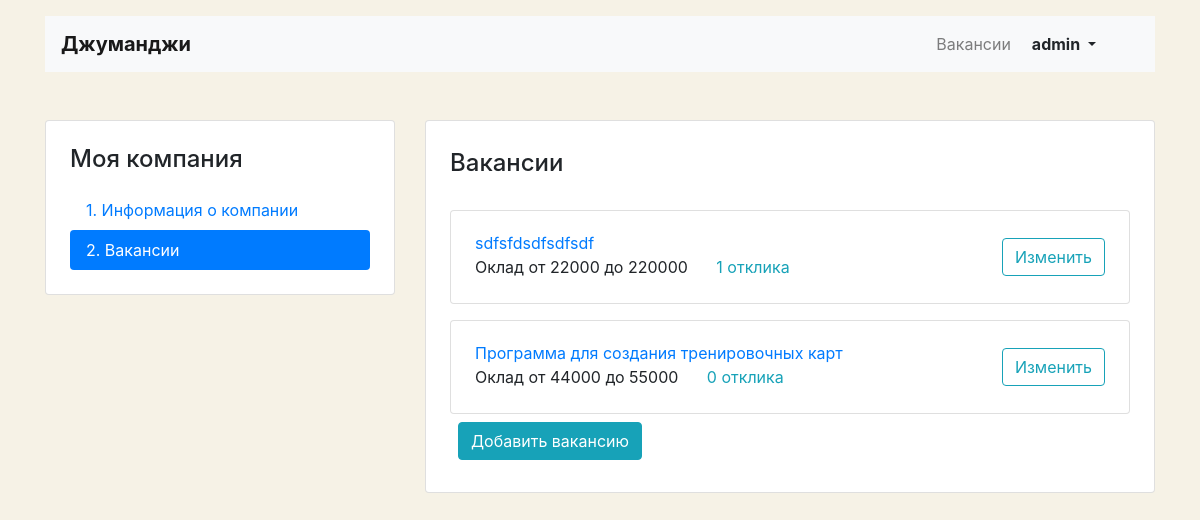
/mycompany/vacancies/ (signed in), run on an earlier commit of the app's database.
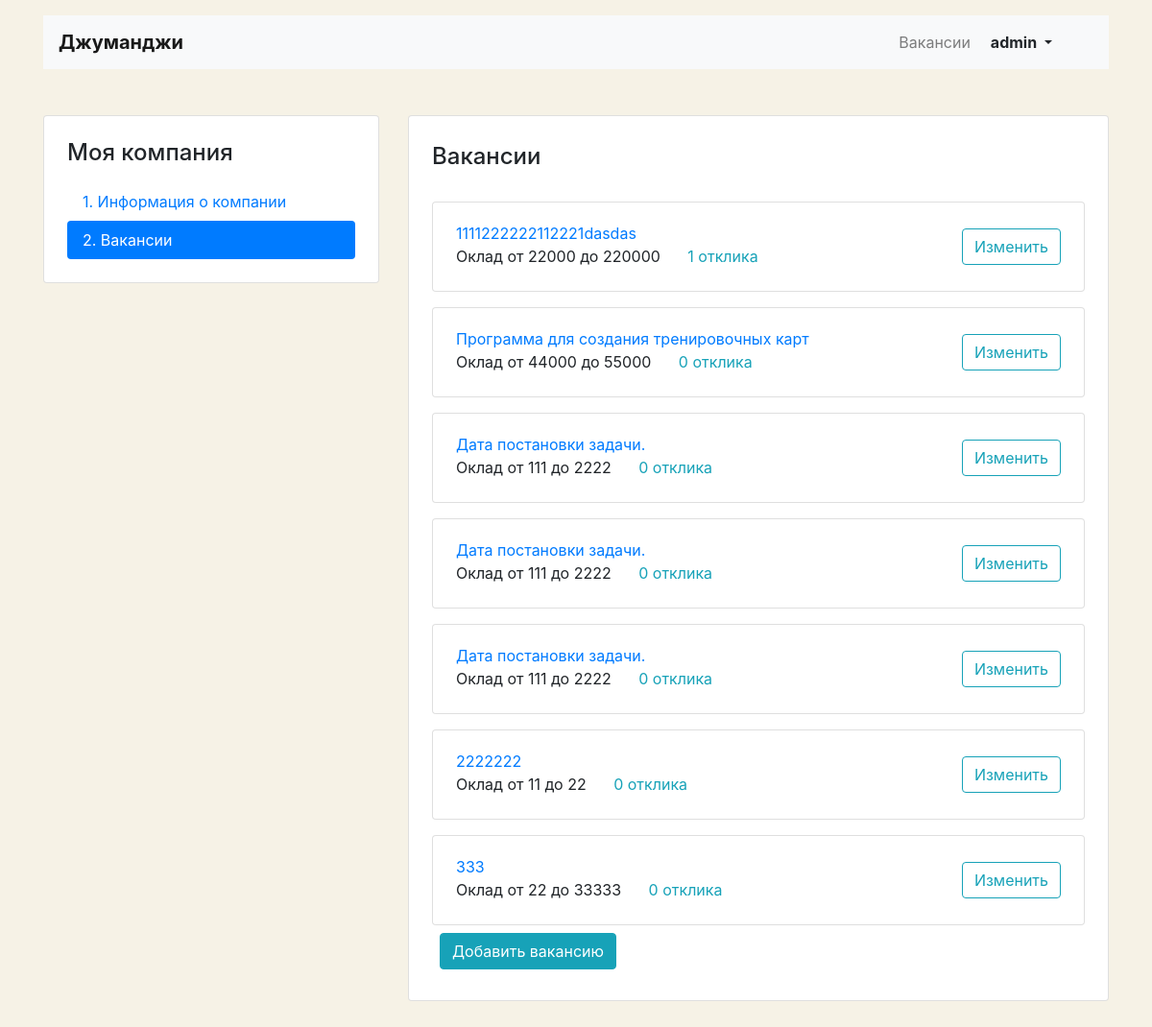
And on a later commit of the database.
### step_job/models.py (models this page shows, shortened)
class Vacancy(models.Model):
    title = models.CharField(max_length=64)
    specialty = models.ForeignKey(Specialty, on_delete=models.CASCADE, related_name="vacancies")
    company = models.ForeignKey(Company, on_delete=models.CASCADE, related_name="vacancies")
    skills = models.CharField(max_length=64)
    description = models.TextField(max_length=2056)
    salary_min = models.PositiveIntegerField()
    salary_max = models.PositiveIntegerField()
    published_at = models.DateTimeField(auto_now_add=True, blank=True)
    class Meta:
        verbose_name = "Вакансия"
        verbose_name_plural = "Вакансии"

### step_job/views/views.py (the view)
# urls.py: path('mycompany/vacancies/', ListMyVacanciesView.as_view(), name="list_my_vacancies"),
class ListMyVacanciesView(LoginRequiredMixin, ListView):
    model = Vacancy
    context_object_name = "vacancies"
    template_name = "vacancy/vacancy-list.html"
    def get_queryset(self):
        return self.model.objects.filter(company__owner=self.request.user).select_related("company")
    def get_context_data(self, **kwargs):
        context = super().get_context_data(**kwargs)
        context["vacancies_title"] = "Мои вакансии"
        return context

### templates/vacancy/vacancy-list.html
{% extends "company/company_base.html" %}
{% load crispy_forms_filters %}
{% block container %}
  <main class="container mt-3 pb-5">
    <div class="row mt-5">
      <div class="col-12 col-lg-4">
        <aside class="pt-3 pb-4 px-4 mb-5 card">
          <h1 class="h4 pt-2 pb-2">Моя компания</h1>
          <div class="nav flex-column nav-pills" id="v-pills-tab" role="tablist" aria-orientation="vertical">
            <a class="nav-link {% if vacancies not in request.path  %}active{% endif %}"
               href="{% url 'my_company' %}">1. Информация о компании </a>
              <a class="nav-link {% if 'vacancies' in request.path %}active{% endif %}"
              href="{% url 'list_my_vacancies' %}">2. Вакансии</a>
          </div>
        </aside>
      </div>
      <div class="col-12 col-lg-8">
        <div class="card">
          <div class="card-body px-4 pb-4">
            <section class="tab-pane fade show active">
              <h2 class="h4 pt-2 pb-3">Вакансии</h2>
                {% for vacancy in vacancies %}
                  <div class="card mt-3">
                    <div class="card-body px-4">
                      <div class="row align-items-center">
                        <div class="col-6 col-lg-8">
                          <a href="{% url 'vacancy' vacancy.id %}" class="mb-1">{{ vacancy.title }}</a>
                          <p class="mb-1">
                            <span class="mr-4">Оклад от {{ vacancy.salary_min }} до {{ vacancy.salary_max }}</span>
                              <a href="{% url 'my_vacancy_applications' vacancy.id  %}" class="text-info">
                                  {{ vacancy.applications.count }} отклика
                              </a>
                          </p>
                        </div>
                        <div class="col-6 col-lg-4 text-right">
                          <a href="{% url 'my_vacancy_edit' vacancy.id %}" class="btn btn-outline-info">Изменить</a>
                        </div>
                      </div>
                    </div>
                  </div>
                {% endfor %}
                <div>
                    <a href="{% url 'my_vacancy_create' %}" class="btn btn-info m-2">Добавить вакансию</a>
                </div>
            </section>
          </div>
        </div>
      </div>
    </div>
  </main>
{% endblock container %}

What changed in the data, as far as the page shows it:
changed Vacancy: title "sdfsfdsdfsdfsdf" → "1111222222112221dasdas"
added Vacancy: title "Дата постановки задачи.", salary_min "111", salary_max "2222", applications.count "0"
added Vacancy: title "Дата постановки задачи.", salary_min "111", salary_max "2222", applications.count "0"
added Vacancy: title "Дата постановки задачи.", salary_min "111", salary_max "2222", applications.count "0"
added Vacancy: title "2222222", salary_min "11", salary_max "22", applications.count "0"
added Vacancy: title "333", salary_min "22", salary_max "33333", applications.count "0"
